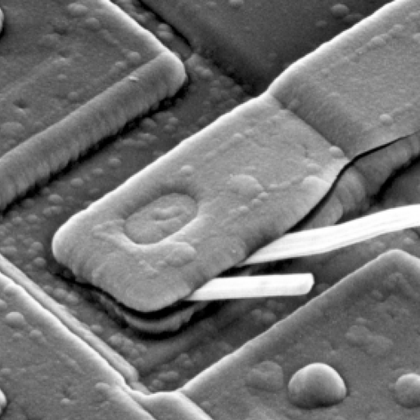
%> input picture ass2/assignment2/asset/436.tif, 420 x 420 px, shrunk from 1026 x 1026 before the run
$ octave assignment2.m   (GNU Octave 9; MATLAB toolbox functions it lacks are replaced by stand-ins)
%> lines starting %> are read from the running program, lines starting %| are printed output that depends on the picture
img = imread('..\asset\436.tif');
%> img is the input picture: size 420x420 uint8; min 0, max 255, mean 115.6
subplot(3, 3, 1);
imshow(img);

[m, n] = size(img);
%> m = 420; n = 420
p = 2 * m;
%> p = 840
q = 2 * n;
%> q = 840
f = im2double(img);
% 做0填充
f = [f, zeros(m, q-n)];
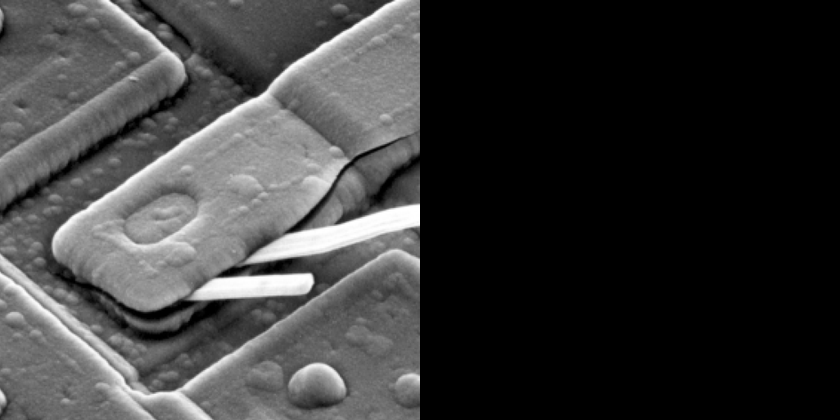
%> f: size 420x840 double; min 0, max 1, mean 0.227
f = [f; zeros(p-m, q)];
%> f: size 840x840 double
subplot(3, 3, 2);
imshow(f);
% 乘(-1)^(x+y)
for i = 1:m
    for j = 1:n
        f(i, j) = f(i, j)*((-1)^(i+j));
    end
end
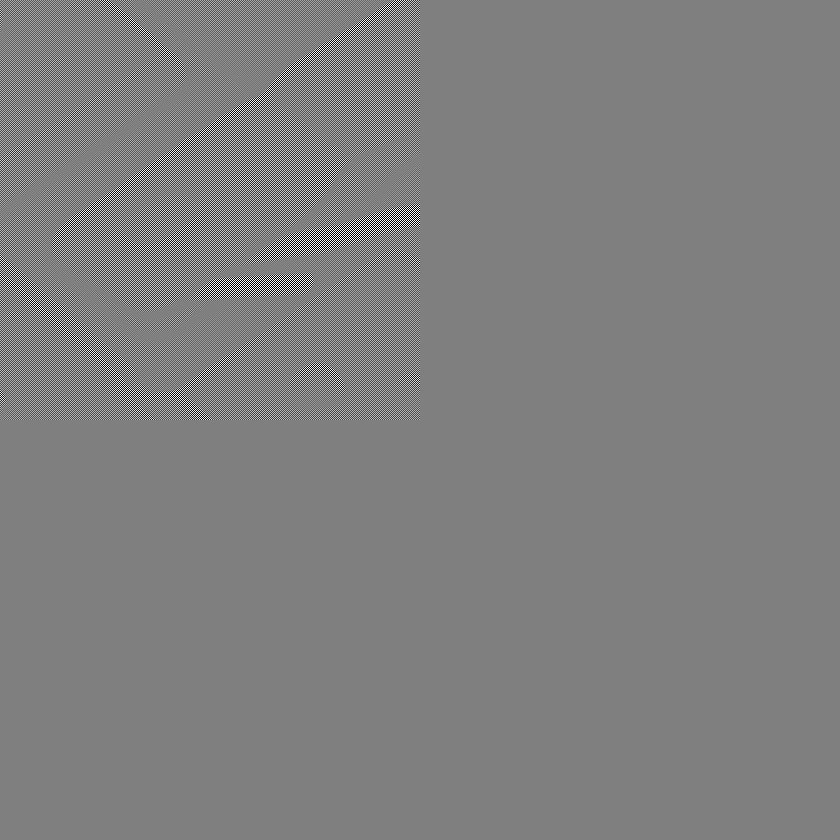
%> f: size 840x840 double; min -1, max 1, mean 2.83e-07; drawn with min black and max white
subplot(3, 3, 3);
imshow(f);
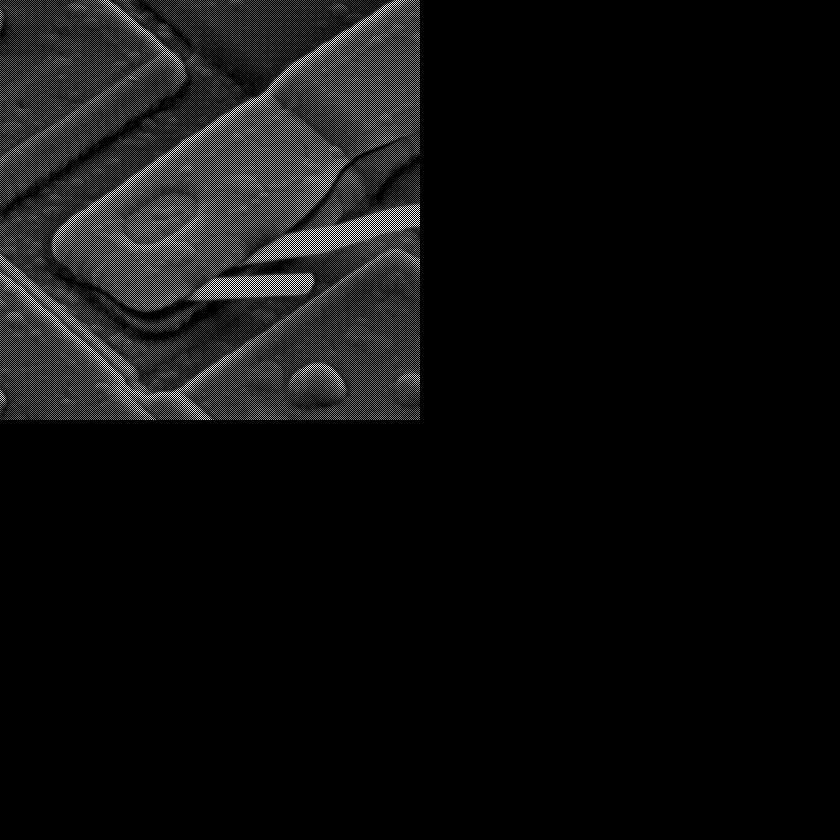
%> displayed picture: size 840x840, on the screen's scale of 0 to 255; min 0, max 255, mean 14.4
% 作傅里叶变换
F = fft2(f);
Fabs = abs(F);
Max = max(max(Fabs));
%> Max = 79943.8
Fabs = Fabs/Max*256;
c = 256/log(256);
Flog = c*log(1+Fabs);
subplot(3, 3, 4);
imshow(Flog);
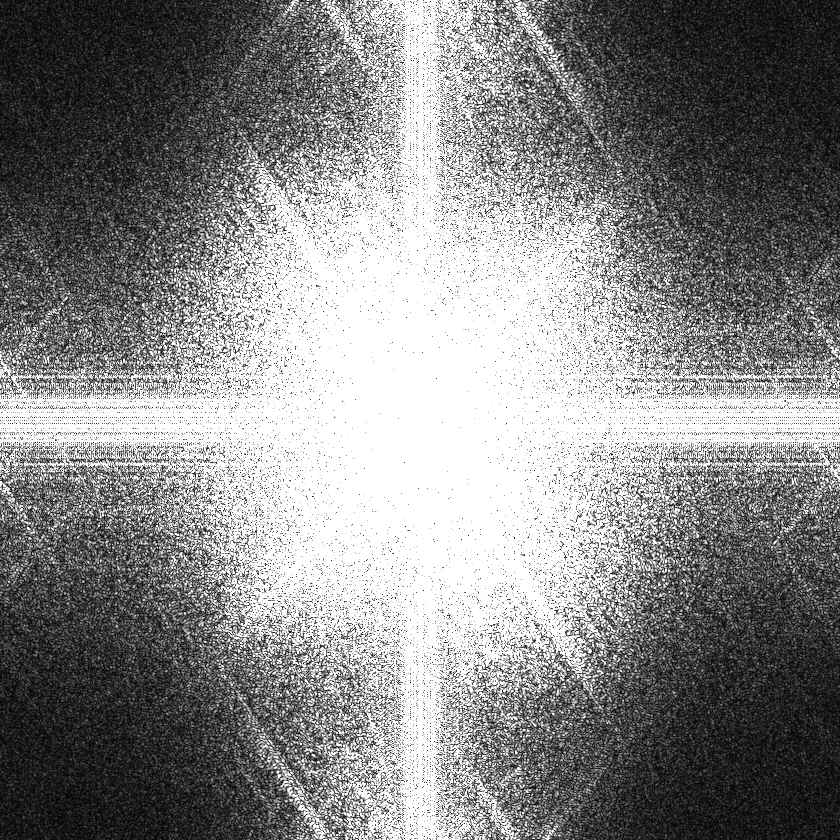
%> displayed picture: size 840x840, on the screen's scale of 0 to 255; min 0, max 255, mean 136
% 计算高斯低通滤波器
u = (-p/2):(p/2-1);
%> u = 840 values from -420 to 419
v = -(q/2):(q/2-1);
%> v = 840 values from -420 to 419
[U, V] = meshgrid(u, v);
D = sqrt(U.^2 + V.^2);
D0 = 20;
H = exp(-(D.^2)./(2*(D0^2)));
subplot(3, 3, 5);
imshow(H*256);
% 进行滤波
G = F .* H;
Gabs = abs(G);
Max = max(max(Gabs));
Gabs = Gabs/Max*256;
c = 256/log(256);
Glog = c*log(1+Gabs);
subplot(3, 3, 6);
imshow(Glog);
% 回到空间域并提取子块
g = ifft2(G);
g = real(g);
for i = 1:p
    for j = 1:q
        g(i, j) = g(i, j)*((-1)^(i+j));
    end
end
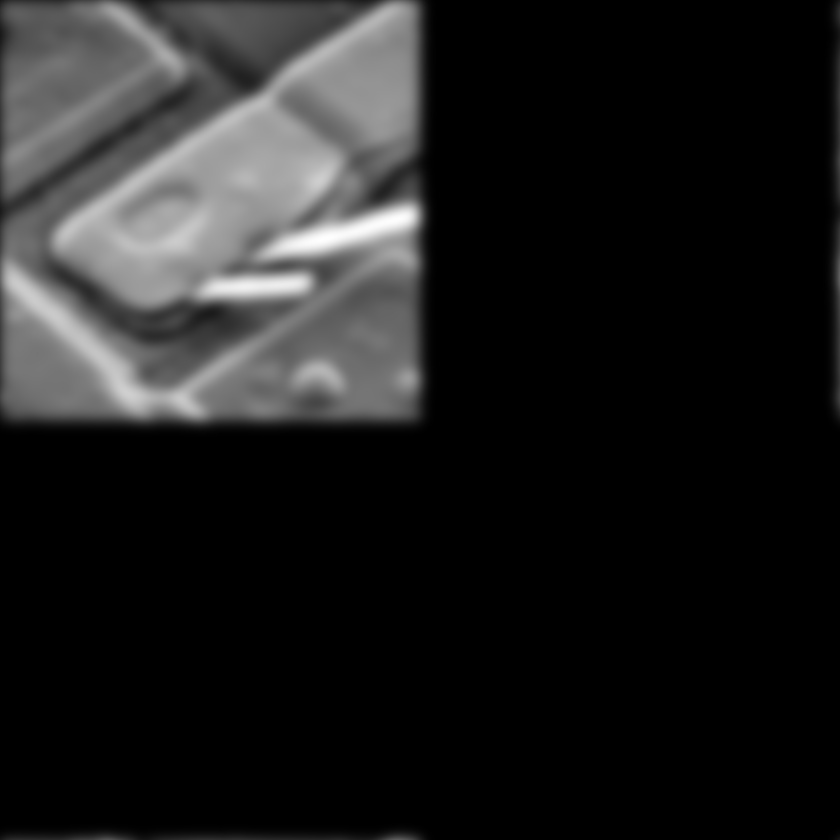
%> g: size 840x840 double; min -2.89e-16, max 0.937, mean 0.113; drawn with min black and max white
subplot(3, 3, 7);
imshow(g);
g = g(1:m, 1:n);
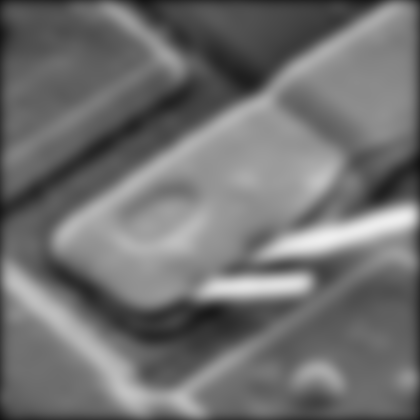
%> g: size 420x420 double; min 0.0785, max 0.937, mean 0.442
subplot(3, 3, 8);
imshow(g);
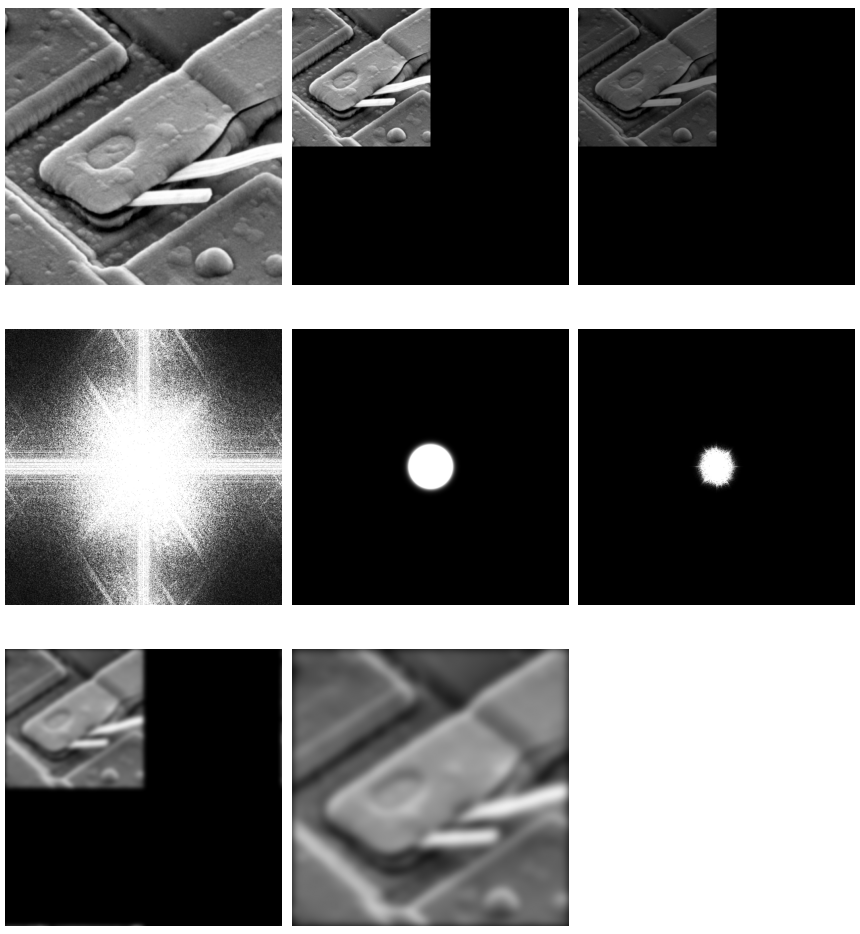
%> figure redrawn from the program's plot data, 8 panels
